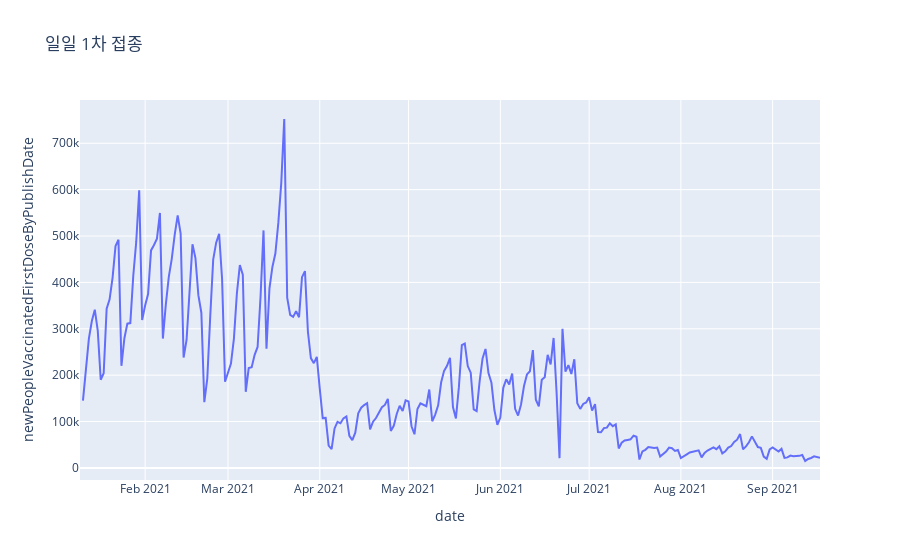

Notebook cell for this chart:
### Markdown cell above
* 영국 정부는 30000개 정도의 인공호흡기 병상을 보유하고 있다.
* 보고서에 따르면, 코로나가 시작될 때 영국은 7400개 정도를 보유하고 있었다.
* 그러나 최악의 경우 인공호흡기가 90000개 정도 필요할 것이라는 전문가들의 예상에 따라 급하게 구매했다.
[bbc 뉴스](https://www.bbc.com/news/health-54323566)
* 우리나라는 9823대 정도를 보유하고 있다.
[관련 뉴스](https://www.medigatenews.com/news/1828716248)

### Code cell
fig = px.line(UK_data, x="date", y="newPeopleVaccinatedFirstDoseByPublishDate", title="일일 1차 접종")
fig.show()

### Figure 1 — Plotly figure (JSON) as saved in the notebook; plotly's stock layout.template omitted (floating-point values rounded to 4 significant figures; data arrays with more than 128 entries replaced by an {"elided": "..."} marker saying what was removed)
{"data": [{"hovertemplate": "date=%{x}<br>newPeopleVaccinatedFirstDoseByPublishDate=%{y}<extra></extra>", "legendgroup": "", "line": {"color": "#636efa", "dash": "solid"}, "marker": {"symbol": "circle"}, "mode": "lines", "name": "", "orientation": "v", "showlegend": false, "type": "scatter", "x": {"elided": "251 str values"}, "xaxis": "x", "y": {"elided": "251 int values"}, "yaxis": "y"}], "layout": {"legend": {"tracegroupgap": 0}, "title": {"text": "일일 1차 접종"}, "xaxis": {"anchor": "y", "domain": [0, 1], "title": {"text": "date"}}, "yaxis": {"anchor": "x", "domain": [0, 1], "title": {"text": "newPeopleVaccinatedFirstDoseByPublishDate"}}}}
